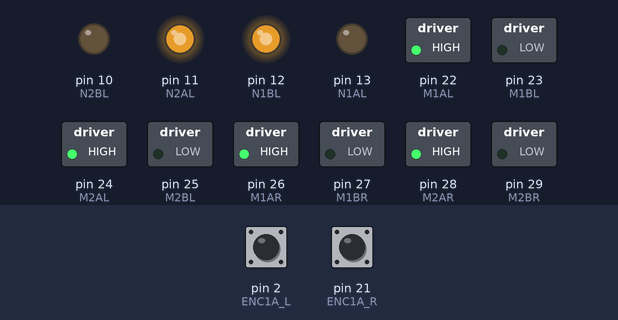
A sketch run on a simulated Arduino Mega 2560, built with avr-gcc and run on an emulated ATmega2560. Parts: switched loads named in the sketch (green lamp = pin HIGH), output pins drawn as LEDs (lit = HIGH). The inputs (shaded band) are chosen by the test bench; at power-on: pin 2 (ENC1A_L) HIGH, pin 21 (ENC1A_R) HIGH.

Above: at 0.05 s.
At 4.45 s:
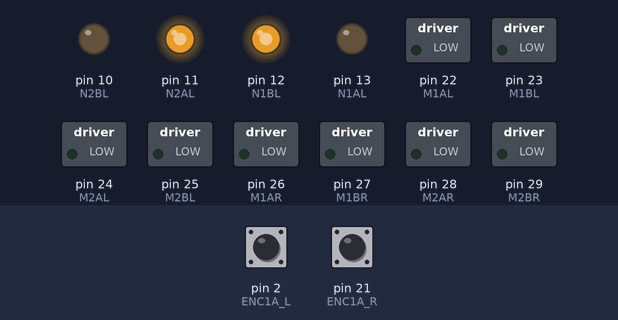
Timing chart, 0 to 5.2 s (numbered marks = the images above):
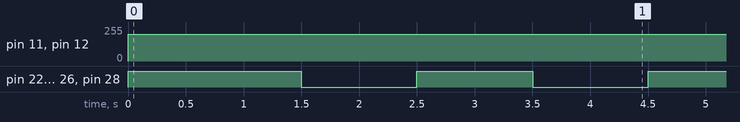

Measured:
- by itself, pin 11 (N2AL), pin 12 (N1BL): 0/255 → 200/255 at 0.00 s
- by itself, pin 22 (M1AL), pin 24 (M2AL), pin 26 (M1AR), pin 28 (M2AR): repeats every 4.5 s: LOW 1.0 s, HIGH 1.0 s, LOW 1.0 s, HIGH 1.5 s

The sketch:

full_swerve_control_library.ino
```cpp
/*
  SWERVE DRIVE SYSTEM (Mega2560 - Non Blocking)
  Includes:
  - Mobility drive motors (FWD/RVS)
  - N20 encoder steering motors
  - SMR (rotation control)
  - SMP (power control)
  - SWRV (hybrid drive + steer)
  "Note: This is a simplified example for demonstration purposes. In a real implementation, you would likely want to add PID control for the steering, handle edge cases, and implement more complex drive patterns."
  we don't know PID so we kinda just wing it

*/

// MOTOR PINS (MOBILITY)
const int M1AL = 22;
const int M1BL = 23;
const int M2AL = 24;
const int M2BL = 25;

const int M1AR = 26;
const int M1BR = 27;
const int M2AR = 28;
const int M2BR = 29;

// N20 STEERING MOTORS (The pins are connected into the BRV8833 board)
const int N1AL = 13;
const int N1BL = 12;
const int N2AL = 11;
const int N2BL = 10;

const int N1AR = 9;
const int N1BR = 8;
const int N2AR = 7;
const int N2BR = 6;

// ENCODERS (QUADRATURE)
const int ENC1A_L = 2;
const int ENC1B_L = 3;

const int ENC1A_R = 21;
const int ENC1B_R = 20;

// ENCODER STATE
volatile long encoderCount_L = 0;
volatile long encoderCount_R = 0;

long target_L = 0;
long target_R = 0;

bool steerActive_L = false;
bool steerActive_R = false;

// INTERRUPTS (ENCODERS)
void encoderA_L() {
  digitalRead(ENC1B_L) ? encoderCount_L++ : encoderCount_L--;
}

void encoderA_R() {
  digitalRead(ENC1B_R) ? encoderCount_R++ : encoderCount_R--;
}

// SETUP
void setup() {

  // Mobility motors
  pinMode(M1AL, OUTPUT); pinMode(M1BL, OUTPUT);
  pinMode(M2AL, OUTPUT); pinMode(M2BL, OUTPUT);

  pinMode(M1AR, OUTPUT); pinMode(M1BR, OUTPUT);
  pinMode(M2AR, OUTPUT); pinMode(M2BR, OUTPUT);

  // Steering motors
  pinMode(N1AL, OUTPUT); pinMode(N1BL, OUTPUT);
  pinMode(N2AL, OUTPUT); pinMode(N2BL, OUTPUT);

  // Encoders
  pinMode(ENC1A_L, INPUT_PULLUP);
  pinMode(ENC1B_L, INPUT_PULLUP);
  pinMode(ENC1A_R, INPUT_PULLUP);
  pinMode(ENC1B_R, INPUT_PULLUP);

  attachInterrupt(digitalPinToInterrupt(ENC1A_L), encoderA_L, RISING);
  attachInterrupt(digitalPinToInterrupt(ENC1A_R), encoderA_R, RISING);
}

// =====================================================
// BASIC DRIVE FUNCTIONS
// =====================================================
void FWD() {
  digitalWrite(M1AL, HIGH); digitalWrite(M1BL, LOW);
  digitalWrite(M2AL, HIGH); digitalWrite(M2BL, LOW);

  digitalWrite(M1AR, HIGH); digitalWrite(M1BR, LOW);
  digitalWrite(M2AR, HIGH); digitalWrite(M2BR, LOW);
}

void STOP_DRIVE() {
  digitalWrite(M1AL, LOW); digitalWrite(M1BL, LOW);
  digitalWrite(M2AL, LOW); digitalWrite(M2BL, LOW);

  digitalWrite(M1AR, LOW); digitalWrite(M1BR, LOW);
  digitalWrite(M2AR, LOW); digitalWrite(M2BR, LOW);
}

// =====================================================
// SMR: START STEERING MOVE (NON-BLOCKING)
// =====================================================
void SMR_L(long steps) {
  encoderCount_L = 0;
  target_L = steps;

  if (steps == 0) {
    analogWrite(N1AL, 0);
    analogWrite(N1BL, 0);
    steerActive_L = false;
    return;
  }

  steerActive_L = true;

  if (steps > 0) {
    // CCW example
    analogWrite(N1AL, 0);
    analogWrite(N1BL, 200);
  } else {
    // CW example
    analogWrite(N1AL, 200);
    analogWrite(N1BL, 0);
  }
}

void SMR_R(long steps) {
  encoderCount_R = 0;
  target_R = steps;

  if (steps == 0) {
    analogWrite(N2AL, 0);
    analogWrite(N2BL, 0);
    steerActive_R = false;
    return;
  }

  steerActive_R = true;

  if (steps > 0) {
    // CW example
    analogWrite(N2AL, 200);
    analogWrite(N2BL, 0);
  } else {
    // CCW example
    analogWrite(N2AL, 0);
    analogWrite(N2BL, 200);
  }
}

// =====================================================
// N20 ANGLE HELPERS (2048 steps per revolution)
// =====================================================
long degreesToSteps(float degrees) {
  const float stepsPerRev = 2048.0;
  return (long)(degrees * (stepsPerRev / 360.0));
}

float getSteerDegreesFromCount(long count) {
  const long stepsPerRev = 2048;
  long steps = count % stepsPerRev;
  if (steps < 0) steps += stepsPerRev;
  return steps * (360.0 / stepsPerRev);
}

float getSteerDegrees_L() {
  return getSteerDegreesFromCount(encoderCount_L);
}

float getSteerDegrees_R() {
  return getSteerDegreesFromCount(encoderCount_R);
}

float shortestDeltaDegrees(float targetDeg, float currentDeg) {
  float delta = targetDeg - currentDeg;
  while (delta > 180.0) delta -= 360.0;
  while (delta <= -180.0) delta += 360.0;
  return delta;
}

// Start steering to an absolute angle (0-360)
void SMR_L_deg(float targetDegrees) {
  float current = getSteerDegrees_L();
  float delta = shortestDeltaDegrees(targetDegrees, current);
  SMR_L(degreesToSteps(delta));
}

void SMR_R_deg(float targetDegrees) {
  float current = getSteerDegrees_R();
  float delta = shortestDeltaDegrees(targetDegrees, current);
  SMR_R(degreesToSteps(delta));
}

// =====================================================
// STEERING UPDATE LOOP (MUST RUN EVERY LOOP)
// =====================================================
void updateSteering() {

  if (steerActive_L &&
      ((target_L >= 0 && encoderCount_L >= target_L) ||
       (target_L < 0 && encoderCount_L <= target_L))) {
    analogWrite(N1AL, 0);
    analogWrite(N1BL, 0);
    steerActive_L = false;
  }

  if (steerActive_R &&
      ((target_R >= 0 && encoderCount_R >= target_R) ||
       (target_R < 0 && encoderCount_R <= target_R))) {
    analogWrite(N2AL, 0);
    analogWrite(N2BL, 0);
    steerActive_R = false;
  }
}

// =====================================================
// SWRV: HYBRID FUNCTION (CORE OF SWERVE SYSTEM)
// =====================================================
void SWRV(long steerStepsL, long steerStepsR, int durationMs) {

  // Start steering
  SMR_L(steerStepsL);
  SMR_R(steerStepsR);

  unsigned long start = millis();

  // Drive + steer simultaneously (non-blocking loop)
  while (millis() - start < durationMs) {

    FWD();              // keep driving
    updateSteering();   // keep checking encoders
  }

  STOP_DRIVE();
}

// =====================================================
// MAIN LOOP DEMO
// =====================================================
void loop() {

  // Example: move forward while steering modules
  SWRV(300, 300, 1500);

  delay(1000);

  // Straight drive
  FWD();
  delay(1000);

  STOP_DRIVE();
  delay(1000);
}
```
